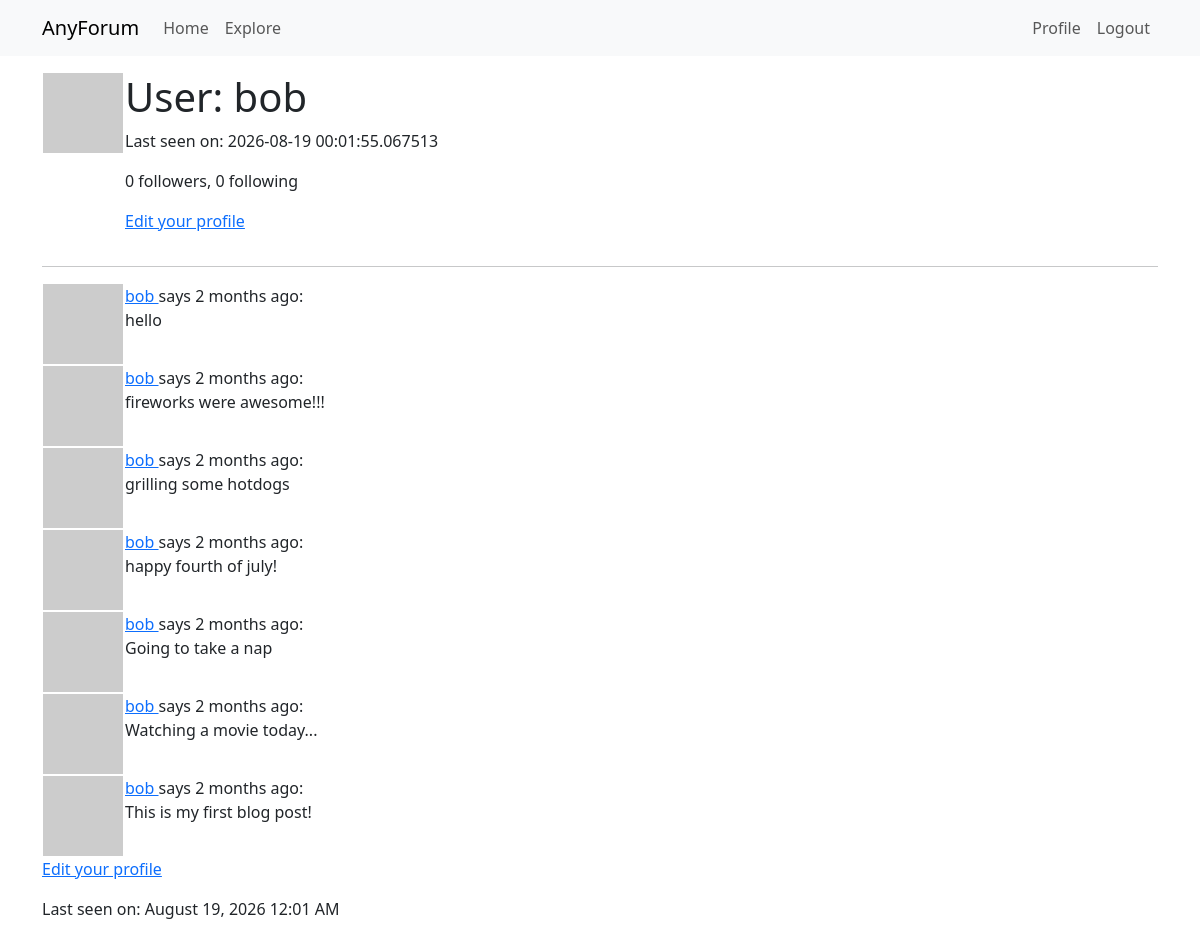
The page /user/bob (signed in) on the database as committed earlier.
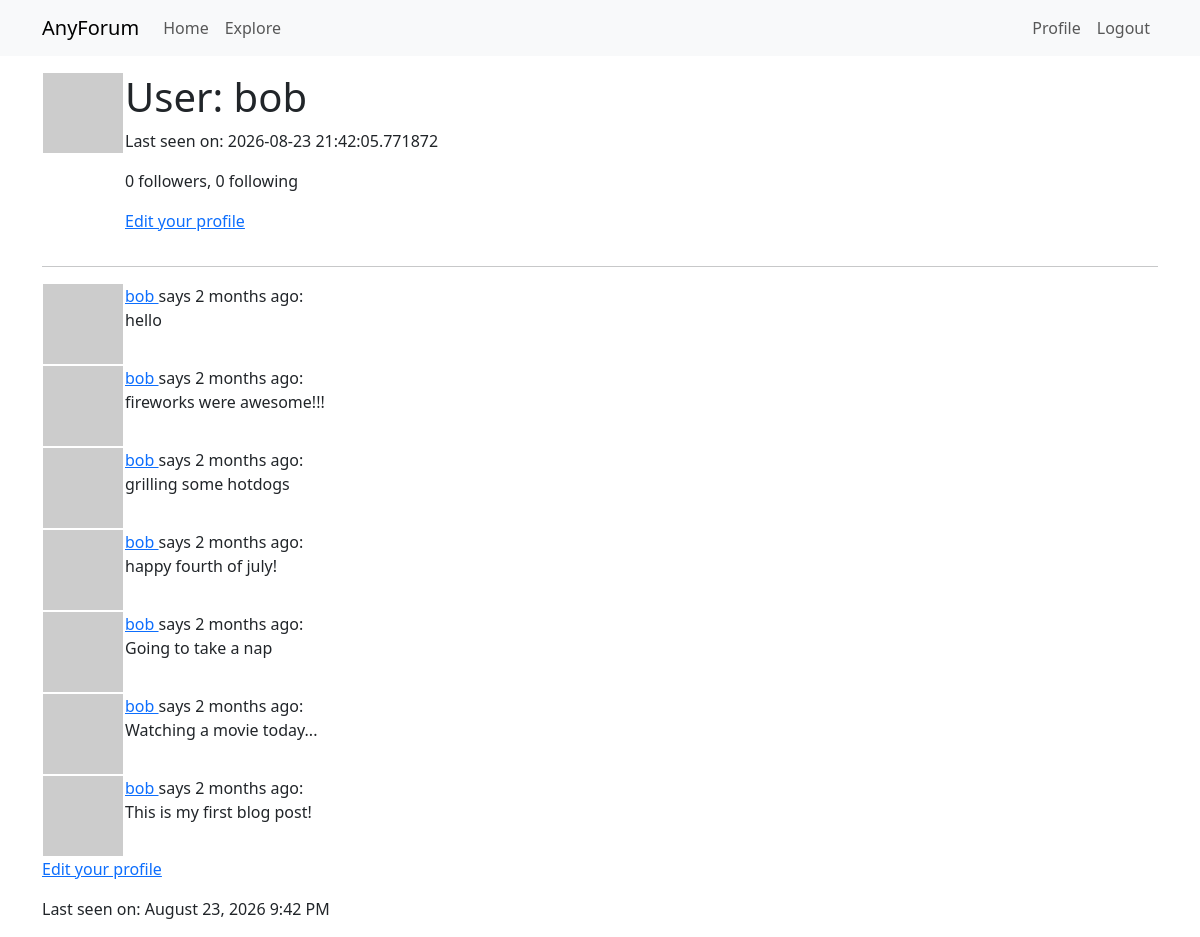
The same page on the database as committed later.
### app/models.py (models this page shows, shortened)
class User(UserMixin, db.Model):
    id: so.Mapped[int] = so.mapped_column(primary_key=True)
    username: so.Mapped[str] = so.mapped_column(sa.String(64), index=True, unique=True)
    email: so.Mapped[str] = so.mapped_column(sa.String(120), index=True, unique=True)
    password_hash: so.Mapped[Optional[str]] = so.mapped_column(sa.String(256))
    posts: so.WriteOnlyMapped['Post'] = so.relationship(back_populates='author')
    about_me: so.Mapped[Optional[str]] = so.mapped_column(sa.String(140))
    last_seen: so.Mapped[Optional[datetime]] = so.mapped_column(default=lambda: datetime.now(timezone.utc))
    def avatar(self, size):
        digest = md5(self.email.lower().encode('utf-8')).hexdigest()
        return f'https://www.gravatar.com/avatar/{digest}?d=identicon&s={size}'
    following: so.WriteOnlyMapped['User'] = so.relationship(secondary=followers,
                                                            primaryjoin=(followers.c.follower_id == id),
                                                            secondaryjoin=(followers.c.followed_id == id),
                                                            back_populates='followers')
    followers: so.WriteOnlyMapped['User'] = so.relationship(secondary=followers,
                                                            primaryjoin=(followers.c.followed_id == id),
                                                            secondaryjoin=(followers.c.follower_id == id),
                                                            back_populates='following')
    def followers_count(self):
        query = sa.select(sa.func.count()).select_from(self.followers.select().subquery())
        return db.session.scalar(query)
    def following_count(self):
        query = sa.select(sa.func.count()).select_from(self.following.select().subquery())
        return db.session.scalar(query)

class Post(db.Model):
    id: so.Mapped[int] = so.mapped_column(primary_key=True)
    body: so.Mapped[str] = so.mapped_column(sa.String(140))
    timestamp: so.Mapped[datetime] = so.mapped_column(index=True, default=lambda: datetime.now(timezone.utc))
    user_id: so.Mapped[int] = so.mapped_column(sa.ForeignKey(User.id), index=True)
    author: so.Mapped[User] = so.relationship(back_populates='posts')

### app/routes.py (the view)
@app.route('/user/<username>')
@login_required
def user(username):
    user = db.first_or_404(sa.select(User).where(User.username == username))
    page = request.args.get('page', 1, type=int)
    query = user.posts.select().order_by(Post.timestamp.desc())
    posts = db.paginate(query, page=page, per_page=app.config['POSTS_PER_PAGE'], error_out=False)
    next_url = url_for('user', username=user.username, page=posts.next_num) \
        if posts.has_next else None
    prev_url = url_for('user', username=user.username, page=posts.prev_num) \
        if posts.has_prev else None
    form = EmptyForm()
    return render_template('user.html', user=user, posts=posts, next_url=next_url, prev_url=prev_url, form=form)

### app/models.py (called while the page is built)
@login.user_loader
def load_user(id):
    return db.session.get(User, int(id))

### app/routes.py (called while the page is built)
@app.before_request
def before_request():
    if current_user.is_authenticated:
        current_user.last_seen = datetime.now(timezone.utc)
        db.session.commit()

### app/templates/user.html (shortened to what this page needs)
{% extends "base.html" %}
{% block content %}
    <table>
        <tr valign="top">
            <td><img src="{{ user.avatar(128) }}"></td>
            <td>
                <h1>User: {{ user.username }}</h1>
                {% if user.last_seen %}<p>Last seen on: {{user.last_seen}}</p>{% endif %}
                <p>{{ user.followers_count() }} followers, {{ user.following_count() }} following</p>
                {% if user == current_user %}
                <p><a href="{{url_for('edit_profile')}}">Edit your profile</a></p>
                {% endif %}
            </td>
        </tr>
    </table>
    <hr>
    {% for post in posts %}
        {% include '_post.html'%}
    {% endfor %}
    {% if user == current_user %}
        <p><a href="{{url_for('edit_profile') }}">Edit your profile</a></p>
    {% endif %}
    {% if user.last_seen %}
    <p>Last seen on: {{moment(user.last_seen).format('LLL') }}</p>
    {% endif %}
{% endblock %}

### app/templates/base.html (shortened to what this page needs)
<!doctype html>
<html lang="en">
  <head>
    <link
        href="https://cdn.jsdelivr.net/npm/bootstrap@5.3.2/dist/css/bootstrap.min.css"
        rel="stylesheet"
>
  </head>
  <body>
    <nav class="navbar navbar-expand-lg bg-body-tertiary">
      <div class="container">
        <a class="navbar-brand" href="{{ url_for('index') }}">AnyForum</a>
        <div class="collapse navbar-collapse" id="navbarSupportedContent">
          <ul class="navbar-nav me-auto mb-2 mb-lg-0">
            <li class="nav-item">
              <a class="nav-link" aria-current="page" href="{{ url_for('index') }}">Home</a>
            </li>
            <li class="nav-item">
              <a class="nav-link" aria-current="page" href="{{ url_for('explore') }}">Explore</a>
            </li>
          </ul>
          <ul class="navbar-nav mb-2 mb-lg-0">
            {% if current_user.is_anonymous %}
            <li class="nav-item">
              <a class="nav-link" aria-current="page" href="{{ url_for('login') }}">Login</a>
            </li>
            {% else %}
            <li class="nav-item">
              <a class="nav-link" aria-current="page" href="{{ url_for('user', username=current_user.username) }}">Profile</a>
            </li>
            <li class="nav-item">
              <a class="nav-link" aria-current="page" href="{{ url_for('logout') }}">Logout</a>
            </li>
            {% endif %}
          </ul>
        </div>
      </div>
    </nav>
    <div class="container mt-3">
      {% block content %}{% endblock %}
    </div>
  </body>
</html>

### app/templates/_post.html
<table>
    <tr valign="top">
        <td><img src="{{ post.author.avatar(36) }}"></td>
        <td>
            <a href="{{ url_for('user', username=post.author.username) }}">
                {{ post.author.username}}
            </a> says {{moment(post.timestamp).fromNow()}}:
            <br>{{ post.body }}</td>
    </tr>
</table>

Rows that differ between the two databases and show on the page:
changed User "bob": last_seen "2026-08-19 00:01:55.067513" → "2026-08-23 21:42:05.771872"; last_seen "August 19, 2026 12:01 AM" → "August 23, 2026 9:42 PM"
